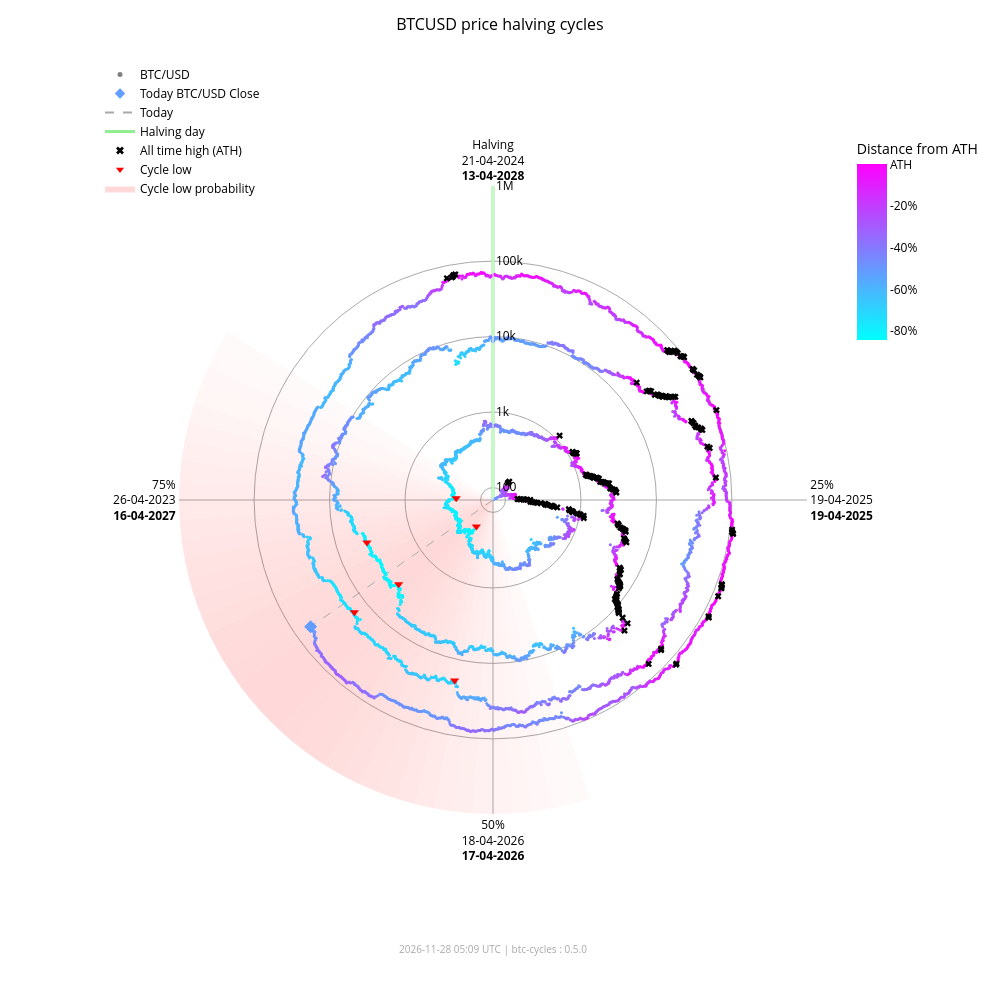

The notebook cell this image was saved under:
### Markdown cell above
### Interactive chart (plotly)

### Code cell
fig_interactive = btc.plot(
    kind="interactive",
    from_date="2012-11-28",
)
# plotly config for interactivity
config = {"scrollZoom": True, "displayModeBar": True}
# display in notebook
fig_interactive.show(config=config)

### Figure 1 — Plotly figure (JSON) as saved in the notebook; plotly's stock layout.template omitted (floating-point values rounded to 4 significant figures; data arrays with more than 128 entries replaced by an {"elided": "..."} marker saying what was removed)
{"data": [{"fill": "toself", "fillcolor": "rgba(255,0,0,0.018306980149439524)", "hoverinfo": "skip", "line": {"width": 0}, "mode": "lines", "r": [68.43, 1000000, 1000000, 68.43, 68.43], "showlegend": false, "theta": [162.0, 162.0, 165.6, 165.6, 162.0], "type": "scatterpolar"}, {"fill": "toself", "fillcolor": "rgba(255,0,0,0.02405911634527998)", "hoverinfo": "skip", "line": {"width": 0}, "mode": "lines", "r": [68.43, 1000000, 1000000, 68.43, 68.43], "showlegend": false, "theta": [165.6, 165.6, 169.2, 169.2, 165.6], "type": "scatterpolar"}, {"fill": "toself", "fillcolor": "rgba(255,0,0,0.030803449372254352)", "hoverinfo": "skip", "line": {"width": 0}, "mode": "lines", "r": [68.43, 1000000, 1000000, 68.43, 68.43], "showlegend": false, "theta": [169.2, 169.2, 172.8, 172.8, 169.2], "type": "scatterpolar"}, {"fill": "toself", "fillcolor": "rgba(255,0,0,0.03847233586005252)", "hoverinfo": "skip", "line": {"width": 0}, "mode": "lines", "r": [68.43, 1000000, 1000000, 68.43, 68.43], "showlegend": false, "theta": [172.8, 172.8, 176.4, 176.4, 172.8], "type": "scatterpolar"}, {"fill": "toself", "fillcolor": "rgba(255,0,0,0.04694405159551339)", "hoverinfo": "skip", "line": {"width": 0}, "mode": "lines", "r": [68.43, 1000000, 1000000, 68.43, 68.43], "showlegend": false, "theta": [176.4, 176.4, 180.0, 180.0, 176.4], "type": "scatterpolar"}, {"fill": "toself", "fillcolor": "rgba(255,0,0,0.05605603979818329)", "hoverinfo": "skip", "line": {"width": 0}, "mode": "lines", "r": [68.43, 1000000, 1000000, 68.43, 68.43], "showlegend": false, "theta": [180.0, 180.0, 183.6, 183.6, 180.0], "type": "scatterpolar"}, {"fill": "toself", "fillcolor": "rgba(255,0,0,0.06562330627802694)", "hoverinfo": "skip", "line": {"width": 0}, "mode": "lines", "r": [68.43, 1000000, 1000000, 68.43, 68.43], "showlegend": false, "theta": [183.6, 183.6, 187.2, 187.2, 183.6], "type": "scatterpolar"}, {"fill": "toself", "fillcolor": "rgba(255,0,0,0.07545707932574237)", "hoverinfo": "skip", "line": {"width": 0}, "mode": "lines", "r": [68.43, 1000000, 1000000, 68.43, 68.43], "showlegend": false, "theta": [187.2, 187.2, 190.8, 190.8, 187.2], "type": "scatterpolar"}, {"fill": "toself", "fillcolor": "rgba(255,0,0,0.08537841060169407)", "hoverinfo": "skip", "line": {"width": 0}, "mode": "lines", "r": [68.43, 1000000, 1000000, 68.43, 68.43], "showlegend": false, "theta": [190.8, 190.8, 194.4, 194.4, 190.8], "type": "scatterpolar"}, {"fill": "toself", "fillcolor": "rgba(255,0,0,0.09522272137134848)", "hoverinfo": "skip", "line": {"width": 0}, "mode": "lines", "r": [68.43, 1000000, 1000000, 68.43, 68.43], "showlegend": false, "theta": [194.4, 194.4, 198.0, 198.0, 194.4], "type": "scatterpolar"}, {"fill": "toself", "fillcolor": "rgba(255,0,0,0.10483418800389058)", "hoverinfo": "skip", "line": {"width": 0}, "mode": "lines", "r": [68.43, 1000000, 1000000, 68.43, 68.43], "showlegend": false, "theta": [198.0, 198.0, 201.6, 201.6, 198.0], "type": "scatterpolar"}, {"fill": "toself", "fillcolor": "rgba(255,0,0,0.11405248627197925)", "hoverinfo": "skip", "line": {"width": 0}, "mode": "lines", "r": [68.43, 1000000, 1000000, 68.43, 68.43], "showlegend": false, "theta": [201.6, 201.6, 205.2, 205.2, 201.6], "type": "scatterpolar"}, {"fill": "toself", "fillcolor": "rgba(255,0,0,0.12269756305009562)", "hoverinfo": "skip", "line": {"width": 0}, "mode": "lines", "r": [68.43, 1000000, 1000000, 68.43, 68.43], "showlegend": false, "theta": [205.2, 205.2, 208.8, 208.8, 205.2], "type": "scatterpolar"}, {"fill": "toself", "fillcolor": "rgba(255,0,0,0.13055959037792858)", "hoverinfo": "skip", "line": {"width": 0}, "mode": "lines", "r": [68.43, 1000000, 1000000, 68.43, 68.43], "showlegend": false, "theta": [208.8, 208.8, 212.4, 212.4, 208.8], "type": "scatterpolar"}, {"fill": "toself", "fillcolor": "rgba(255,0,0,0.13740037014073872)", "hoverinfo": "skip", "line": {"width": 0}, "mode": "lines", "r": [68.43, 1000000, 1000000, 68.43, 68.43], "showlegend": false, "theta": [212.4, 212.4, 216.0, 216.0, 212.4], "type": "scatterpolar"}, {"fill": "toself", "fillcolor": "rgba(255,0,0,0.14296927208088228)", "hoverinfo": "skip", "line": {"width": 0}, "mode": "lines", "r": [68.43, 1000000, 1000000, 68.43, 68.43], "showlegend": false, "theta": [216.0, 216.0, 219.6, 219.6, 216.0], "type": "scatterpolar"}, {"fill": "toself", "fillcolor": "rgba(255,0,0,0.14703219887325494)", "hoverinfo": "skip", "line": {"width": 0}, "mode": "lines", "r": [68.43, 1000000, 1000000, 68.43, 68.43], "showlegend": false, "theta": [219.6, 219.6, 223.2, 223.2, 219.6], "type": "scatterpolar"}, {"fill": "toself", "fillcolor": "rgba(255,0,0,0.14940752827264187)", "hoverinfo": "skip", "line": {"width": 0}, "mode": "lines", "r": [68.43, 1000000, 1000000, 68.43, 68.43], "showlegend": false, "theta": [223.2, 223.2, 226.8, 226.8, 223.2], "type": "scatterpolar"}, {"fill": "toself", "fillcolor": "rgba(255,0,0,0.15)", "hoverinfo": "skip", "line": {"width": 0}, "mode": "lines", "r": [68.43, 1000000, 1000000, 68.43, 68.43], "showlegend": false, "theta": [226.8, 226.8, 230.4, 230.4, 226.8], "type": "scatterpolar"}, {"fill": "toself", "fillcolor": "rgba(255,0,0,0.14882314851976614)", "hoverinfo": "skip", "line": {"width": 0}, "mode": "lines", "r": [68.43, 1000000, 1000000, 68.43, 68.43], "showlegend": false, "theta": [230.4, 230.4, 234.0, 234.0, 230.4], "type": "scatterpolar"}, {"fill": "toself", "fillcolor": "rgba(255,0,0,0.14600334989350275)", "hoverinfo": "skip", "line": {"width": 0}, "mode": "lines", "r": [68.43, 1000000, 1000000, 68.43, 68.43], "showlegend": false, "theta": [234.0, 234.0, 237.6, 237.6, 234.0], "type": "scatterpolar"}, {"fill": "toself", "fillcolor": "rgba(255,0,0,0.14176315293000513)", "hoverinfo": "skip", "line": {"width": 0}, "mode": "lines", "r": [68.43, 1000000, 1000000, 68.43, 68.43], "showlegend": false, "theta": [237.6, 237.6, 241.2, 241.2, 237.6], "type": "scatterpolar"}, {"fill": "toself", "fillcolor": "rgba(255,0,0,0.1363869302869166)", "hoverinfo": "skip", "line": {"width": 0}, "mode": "lines", "r": [68.43, 1000000, 1000000, 68.43, 68.43], "showlegend": false, "theta": [241.2, 241.2, 244.8, 244.8, 241.2], "type": "scatterpolar"}, {"fill": "toself", "fillcolor": "rgba(255,0,0,0.13017643696734477)", "hoverinfo": "skip", "line": {"width": 0}, "mode": "lines", "r": [68.43, 1000000, 1000000, 68.43, 68.43], "showlegend": false, "theta": [244.8, 244.8, 248.4, 248.4, 244.8], "type": "scatterpolar"}, {"fill": "toself", "fillcolor": "rgba(255,0,0,0.1234063302665758)", "hoverinfo": "skip", "line": {"width": 0}, "mode": "lines", "r": [68.43, 1000000, 1000000, 68.43, 68.43], "showlegend": false, "theta": [248.4, 248.4, 252.0, 252.0, 248.4], "type": "scatterpolar"}, {"fill": "toself", "fillcolor": "rgba(255,0,0,0.11628949020714345)", "hoverinfo": "skip", "line": {"width": 0}, "mode": "lines", "r": [68.43, 1000000, 1000000, 68.43, 68.43], "showlegend": false, "theta": [252.0, 252.0, 255.6, 255.6, 252.0], "type": "scatterpolar"}, {"fill": "toself", "fillcolor": "rgba(255,0,0,0.108959277972535)", "hoverinfo": "skip", "line": {"width": 0}, "mode": "lines", "r": [68.43, 1000000, 1000000, 68.43, 68.43], "showlegend": false, "theta": [255.6, 255.6, 259.2, 259.2, 255.6], "type": "scatterpolar"}, {"fill": "toself", "fillcolor": "rgba(255,0,0,0.1014715299920515)", "hoverinfo": "skip", "line": {"width": 0}, "mode": "lines", "r": [68.43, 1000000, 1000000, 68.43, 68.43], "showlegend": false, "theta": [259.2, 259.2, 262.8, 262.8, 259.2], "type": "scatterpolar"}, {"fill": "toself", "fillcolor": "rgba(255,0,0,0.09382430417652897)", "hoverinfo": "skip", "line": {"width": 0}, "mode": "lines", "r": [68.43, 1000000, 1000000, 68.43, 68.43], "showlegend": false, "theta": [262.8, 262.8, 266.4, 266.4, 262.8], "type": "scatterpolar"}, {"fill": "toself", "fillcolor": "rgba(255,0,0,0.08598937207621672)", "hoverinfo": "skip", "line": {"width": 0}, "mode": "lines", "r": [68.43, 1000000, 1000000, 68.43, 68.43], "showlegend": false, "theta": [266.4, 266.4, 270.0, 270.0, 266.4], "type": "scatterpolar"}, {"fill": "toself", "fillcolor": "rgba(255,0,0,0.07794710108398434)", "hoverinfo": "skip", "line": {"width": 0}, "mode": "lines", "r": [68.43, 1000000, 1000000, 68.43, 68.43], "showlegend": false, "theta": [270.0, 270.0, 273.6, 273.6, 270.0], "type": "scatterpolar"}, {"fill": "toself", "fillcolor": "rgba(255,0,0,0.06971614429145927)", "hoverinfo": "skip", "line": {"width": 0}, "mode": "lines", "r": [68.43, 1000000, 1000000, 68.43, 68.43], "showlegend": false, "theta": [273.6, 273.6, 277.2, 277.2, 273.6], "type": "scatterpolar"}, {"fill": "toself", "fillcolor": "rgba(255,0,0,0.061371174705723626)", "hoverinfo": "skip", "line": {"width": 0}, "mode": "lines", "r": [68.43, 1000000, 1000000, 68.43, 68.43], "showlegend": false, "theta": [277.2, 277.2, 280.8, 280.8, 277.2], "type": "scatterpolar"}, {"fill": "toself", "fillcolor": "rgba(255,0,0,0.05304520605236535)", "hoverinfo": "skip", "line": {"width": 0}, "mode": "lines", "r": [68.43, 1000000, 1000000, 68.43, 68.43], "showlegend": false, "theta": [280.8, 280.8, 284.4, 284.4, 280.8], "type": "scatterpolar"}, {"fill": "toself", "fillcolor": "rgba(255,0,0,0.044916938988340704)", "hoverinfo": "skip", "line": {"width": 0}, "mode": "lines", "r": [68.43, 1000000, 1000000, 68.43, 68.43], "showlegend": false, "theta": [284.4, 284.4, 288.0, 288.0, 284.4], "type": "scatterpolar"}, {"fill": "toself", "fillcolor": "rgba(255,0,0,0.0371870550186571)", "hoverinfo": "skip", "line": {"width": 0}, "mode": "lines", "r": [68.43, 1000000, 1000000, 68.43, 68.43], "showlegend": false, "theta": [288.0, 288.0, 291.6, 291.6, 288.0], "type": "scatterpolar"}, {"fill": "toself", "fillcolor": "rgba(255,0,0,0.030049603184432498)", "hoverinfo": "skip", "line": {"width": 0}, "mode": "lines", "r": [68.43, 1000000, 1000000, 68.43, 68.43], "showlegend": false, "theta": [291.6, 291.6, 295.2, 295.2, 291.6], "type": "scatterpolar"}, {"fill": "toself", "fillcolor": "rgba(255,0,0,0.023665126797805223)", "hoverinfo": "skip", "line": {"width": 0}, "mode": "lines", "r": [68.43, 1000000, 1000000, 68.43, 68.43], "showlegend": false, "theta": [295.2, 295.2, 298.8, 298.8, 295.2], "type": "scatterpolar"}, {"fill": "toself", "fillcolor": "rgba(255,0,0,0.018141004067302662)", "hoverinfo": "skip", "line": {"width": 0}, "mode": "lines", "r": [68.43, 1000000, 1000000, 68.43, 68.43], "showlegend": false, "theta": [298.8, 298.8, 302.4, 302.4, 298.8], "type": "scatterpolar"}, {"hoverinfo": "skip", "line": {"color": "darkgrey", "dash": "dash", "width": 1}, "mode": "lines", "r": [68.43, 59870.0], "showlegend": false, "theta": [235.2, 235.2], "type": "scatterpolar"}, {"hoverinfo": "skip", "line": {"color": "lightgreen", "width": 3}, "mode": "lines", "r": [68.43, 1000000], "showlegend": false, "theta": [0, 0], "type": "scatterpolar"}, {"hoverinfo": "text", "marker": {"color": {"elided": "4963 str values"}, "size": 3}, "mode": "markers", "r": {"elided": "4963 float values"}, "showlegend": false, "text": {"elided": "4963 str values"}, "theta": {"elided": "4963 float values"}, "type": "scatterpolar"}, {"hoverinfo": "text", "marker": {"color": "#629dff", "size": 10, "symbol": "diamond"}, "mode": "markers", "r": [59870.0], "showlegend": false, "text": ["Today<br>Date: 2026-11-27<br>Price: $59,866.37"], "theta": [235.2], "type": "scatterpolar"}, {"hoverinfo": "text", "marker": {"color": "black", "size": 6, "symbol": "x"}, "mode": "markers", "r": {"elided": "182 float values"}, "showlegend": false, "text": {"elided": "182 str values"}, "theta": {"elided": "182 float values"}, "type": "scatterpolar"}, {"hoverinfo": "text", "marker": {"color": "red", "size": 8, "symbol": "triangle-down"}, "mode": "markers", "r": [178.1, 210.5, 3237.0, 3961.0, 19020.0, 15790.0], "showlegend": false, "text": ["Cycle Low<br>Date: 2015-01-14<br>Price: $178.10<br>ATH distance: -84.5%", "Cycle Low<br>Date: 2015-08-24<br>Price: $210.49<br>ATH distance: -81.7%", "Cycle Low<br>Date: 2018-12-15<br>Price: $3,236.76<br>ATH distance: -83.4%", "Cycle Low<br>Date: 2019-03-15<br>Price: $3,960.91<br>ATH distance: -79.7%", "Cycle Low<br>Date: 2022-06-18<br>Price: $19,017.64<br>ATH distance: -71.9%", "Cycle Low<br>Date: 2022-11-21<br>Price: $15,787.28<br>ATH distance: -76.6%"], "theta": [212.1, 272.7, 228.3, 251.4, 192.0, 231.0], "type": "scatterpolar"}, {"marker": {"color": "grey", "size": 5}, "mode": "markers", "name": "BTC/USD", "r": [null], "theta": [null], "type": "scatterpolar"}, {"marker": {"color": "#629dff", "size": 8, "symbol": "diamond"}, "mode": "markers", "name": "Today BTC/USD Close", "r": [null], "theta": [null], "type": "scatterpolar"}, {"line": {"color": "darkgrey", "dash": "dash"}, "mode": "lines", "name": "Today", "r": [null], "theta": [null], "type": "scatterpolar"}, {"line": {"color": "lightgreen", "width": 3}, "mode": "lines", "name": "Halving day", "r": [null], "theta": [null], "type": "scatterpolar"}, {"marker": {"color": "black", "size": 7, "symbol": "x"}, "mode": "markers", "name": "All time high (ATH)", "r": [null], "theta": [null], "type": "scatterpolar"}, {"marker": {"color": "red", "size": 7, "symbol": "triangle-down"}, "mode": "markers", "name": "Cycle low", "r": [null], "theta": [null], "type": "scatterpolar"}, {"fill": "toself", "fillcolor": "rgba(255,0,0,0.15)", "line": {"width": 0}, "mode": "lines", "name": "Cycle low probability", "r": [null], "theta": [null], "type": "scatterpolar"}, {"hoverinfo": "skip", "marker": {"cmax": 0, "cmin": -0.8453, "color": [0], "colorbar": {"len": 0.25, "ticktext": ["ATH", "-20%", "-40%", "-60%", "-80%", "-100%"], "tickvals": [0, -0.2, -0.4, -0.6, -0.8, -1.0], "title": {"text": "Distance from ATH"}, "x": 0.95, "y": 0.92, "yanchor": "top"}, "colorscale": {"elided": "256x2 mixed values"}, "showscale": true, "size": 0}, "mode": "markers", "r": [null], "showlegend": false, "theta": [null], "type": "scatterpolar"}], "layout": {"annotations": [{"font": {"color": "darkgrey", "size": 10}, "showarrow": false, "text": "2026-11-28 05:09 UTC | btc-cycles : 0.5.0", "x": 0.5, "xref": "paper", "y": -0.02, "yref": "paper"}], "font": {"color": "black"}, "height": 1000, "legend": {"bgcolor": "rgba(0,0,0,0)", "font": {"color": "black"}, "x": 0.0, "y": 1.0}, "margin": {"b": 60, "l": 100, "r": 80, "t": 60}, "paper_bgcolor": "white", "plot_bgcolor": "white", "polar": {"angularaxis": {"color": "black", "direction": "clockwise", "gridcolor": "darkgrey", "rotation": 90, "ticktext": ["Halving<br>21-04-2024<br><b>13-04-2028</b>", "25%<br>19-04-2025<br><b>19-04-2025</b>", "50%<br>18-04-2026<br><b>17-04-2026</b>", "75%<br>26-04-2023<br><b>16-04-2027</b>"], "tickvals": [0, 90, 180, 270]}, "bgcolor": "white", "domain": {"x": [0.1, 0.9], "y": [0.05, 0.95]}, "radialaxis": {"angle": 90, "color": "black", "gridcolor": "darkgrey", "range": [1.835, 6.0], "tickangle": 90, "ticktext": ["100", "1k", "10k", "100k", "1M"], "tickvals": [100, 1000, 10000, 100000, 1000000], "type": "log"}}, "title": {"font": {"color": "black", "size": 16}, "text": "BTCUSD price halving cycles", "x": 0.5}, "width": 1000}}
